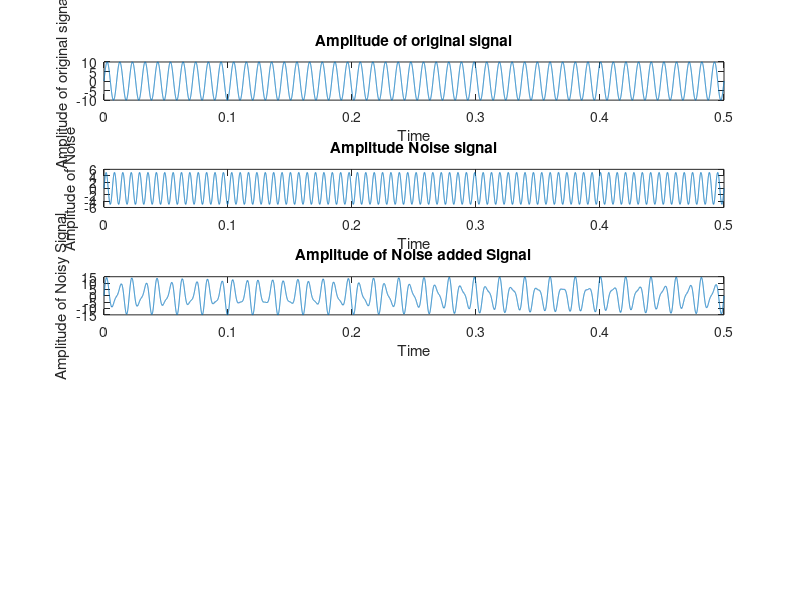

The MATLAB source for this figure: (Note: this script raises an error after producing the figure.)
clc;

Amp=10;
f=98;
fs=48000;
t=5;
n=0:(1/fs):0.5;
x=Amp*sin(2*pi*f*n);
subplot(5,1,1)
plot(n,x)
xlabel('Time');
ylabel('Amplitude of original signal');
title('Amplitude of original signal')


Amp_n=Amp/2; %Amplitude of noise
fn=98+50;
xn=Amp_n*sin(2*pi*fn*n);

subplot(5,1,2)
plot(n,xn)
xlabel('Time');
ylabel('Amplitude of Noise');
title('Amplitude Noise signal')
%adding NOise with original signal
z=x+xn;


subplot(5,1,3)
plot(n,z)
xlabel('Time');
ylabel('Amplitude of Noisy Signal');
title('Amplitude of Noise added Signal')


%filterpara= performace_exp_08_FIR %From filter Design tool
x_filtered=performace_exp_08_FIR(z)
subplot(5,1,4)
plot(n,x_filtered)
xlabel('Time');
ylabel('Amplitude of recovered Signal');
title('Amplitude of recovered Signal')
